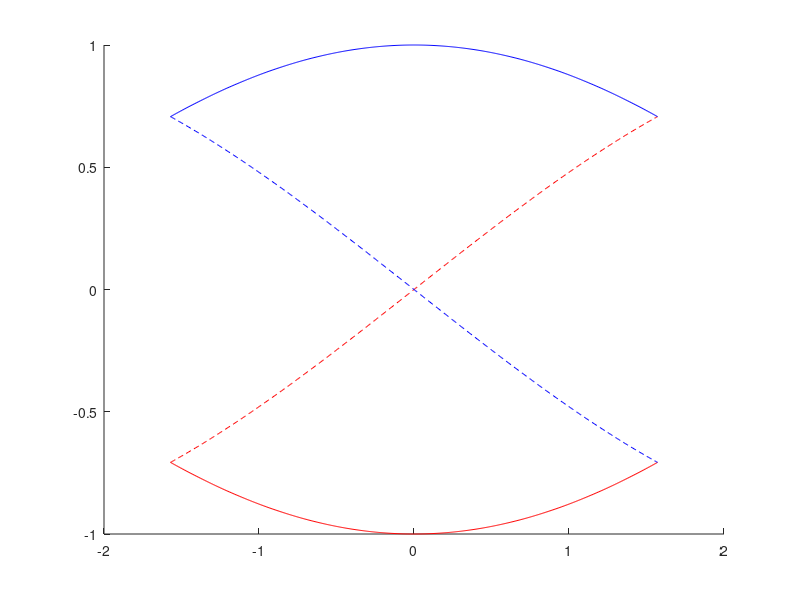
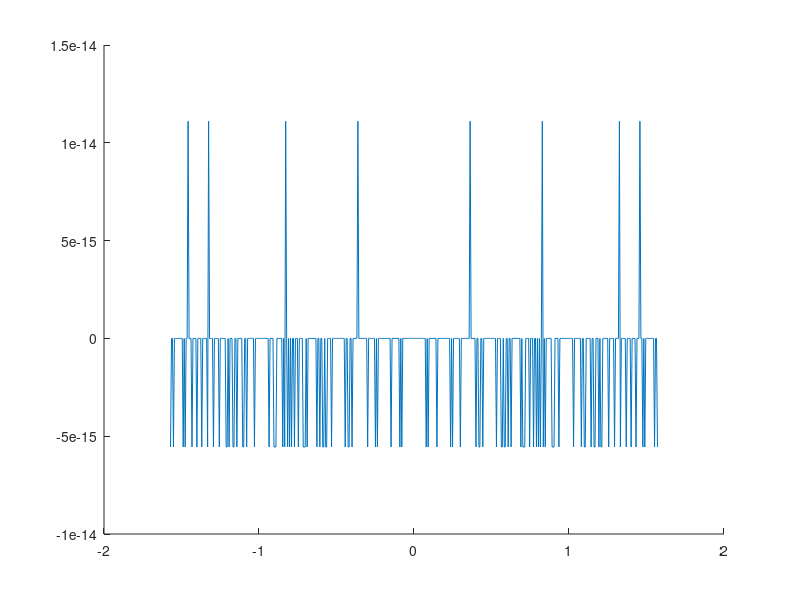

Write the MATLAB code that produced these figures, in order.
clear all
close all

v = 0.5;
w = 0.5;

qa = linspace(-pi/2,pi/2,500);

A_p = (v + w*exp(-i*qa))./sqrt(v^2+w^2+2*v*w*cos(qa));
A_m = -(v + w*exp(-i*qa))./sqrt(v^2+w^2+2*v*w*cos(qa));

figure(1)
hold on
plot(qa,real(A_m),'r',qa,imag(A_m),'--r')
plot(qa,real(A_p),'b',qa,imag(A_p),'--b')
hold off

Delta = (abs(A_p) - 1)./(abs(A_p) + 1)*100;

figure(2)
hold on
plot(qa,Delta )
hold off